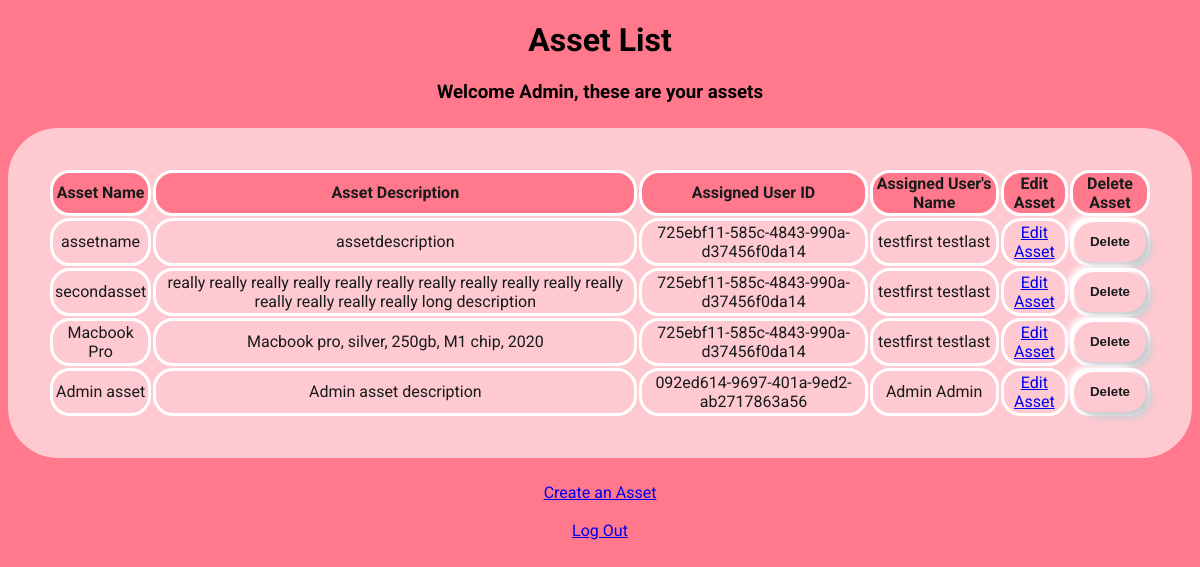
Page /assets/092ed614-9697-401a-9ed2-ab2717863a56 (signed in) on the earlier database version.
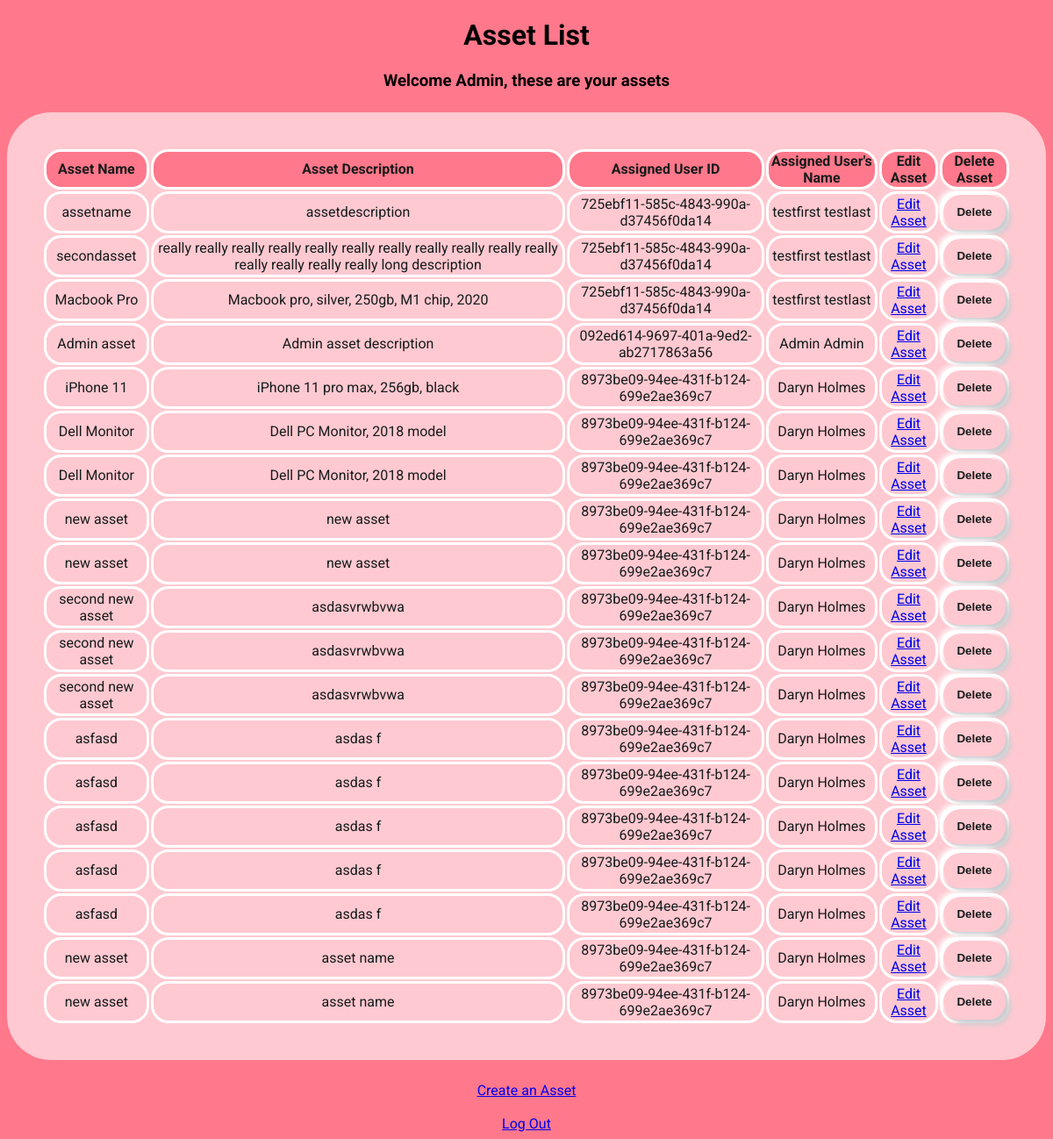
Same page on the later database version.
### app.py (models this page shows, shortened)
class User(UserMixin, db.Model):
    user_id = db.Column(db.String(50), primary_key=True)
    email = db.Column(db.String(100), unique=True, nullable=False)
    first_name = db.Column(db.String(100))
    last_name = db.Column(db.String(100))
    password = db.Column(db.String(100), nullable=False)
    is_admin = db.Column(db.Integer, default=0)
    assets = db.relationship('Asset', backref='user', lazy=True)

class Asset(UserMixin, db.Model):
    asset_id = db.Column(db.String(50), primary_key=True)
    name = db.Column(db.String(100))
    description = db.Column(db.String(1000))
    user_id = db.Column(db.String(50), db.ForeignKey(
        "user.user_id"), nullable=False)

### app.py (the view)
@app.route("/assets/<user_id>")
@login_required
def assets(user_id):
    user = User.query.get(user_id)
    if user:
        if current_user.is_admin:
            assets = Asset.query.all()
            return render_template('assets.html', user=user, assets=assets)
        else:
            assets = user.assets
            return render_template('assets.html', user=user, assets=assets)
    else:
        return "User not found"

### app.py (called while the page is built)
@login_manager.user_loader
def load_user(user_id):
    return User.query.get((user_id))

### templates/assets.html (shortened to what this page needs)
<!DOCTYPE html>
<html>
<head>
    <link rel="stylesheet" href="/static/assets.css">
</head>
<body>
    <h1>Asset List</h1>
    <h3>Welcome {{ current_user.first_name }}, these are your assets</h3>
    <table class="assets-table">
        <tr>
            <th>Asset Name</th>
            <th>Asset Description</th>
            <th>Assigned User ID</th>
            {% if current_user.is_admin %}
            <th>Assigned User's Name</th>
            {% endif %}
            <th>Edit Asset</th>
            {% if current_user.is_admin %}
            <th>Delete Asset</th>
            {% endif %}
        </tr>
        {% for asset in assets %}
        <tr>
            <td>{{ asset.name }}</td>
            <td>{{ asset.description }}</td>
            <td>{{ asset.user_id }}</td>
            {% if current_user.is_admin %}
            <td>{{ asset.user.first_name }} {{ asset.user.last_name }}</td>
            {% endif %}
            <td>
                <a href="{{ url_for('edit_asset', user_id=current_user.user_id, asset_id=asset.asset_id) }}">Edit Asset</a>
            </td>
            {% if current_user.is_admin %}
            <td>
                <form method="POST" action="{{ url_for('delete_asset', user_id=user.user_id, asset_id=asset.asset_id) }}" class="deleteForm">
                    <button>Delete</button>
                </form>
            </td>
            {% endif %}
        </tr>
        {% endfor %}
    </table>
    <a href="{{ url_for('create_asset') }}">Create an Asset</a>
    <br>
    <br>
    <a href="{{ url_for('logout') }}" id="logoutButton">Log Out</a>
</body>
</html>

### static/assets.css (style rules this page uses)
body { background: #FF788B; text-align: center; justify-content: center; align-items:flex-start; font-family: roboto; }
table { background-color: #FFC9D1; width: 100%; margin: 25px auto; border-radius: 50px; padding: 40px; box-sizing: border-box; background: #FFC9D1; color: #171B1B; }
th { border: solid white; border-radius: 20px; background-color: #FF788B; }
td { border: solid white; border-radius: 20px; }
button { color: #171B1B; background: #FFC9D1; height: 40px; border-radius: 20px; cursor: pointer; font-weight: 900; box-shadow: 6px 6px 6px #cbced1, -6px -6px 6px white; transition: 0.5s; display: block; width: 100%; padding: 0; border: none; outline: none; box-sizing: border-box; }

Differences in the rows shown:
added Asset: name "iPhone 11", description "iPhone 11 pro max, 256gb, black", user_id "8973be09-94ee-431f-b124-699e2ae369c7", user.first_name "Daryn", user.last_name "Holmes"
added Asset: name "Dell Monitor", description "Dell PC Monitor, 2018 model", user_id "8973be09-94ee-431f-b124-699e2ae369c7", user.first_name "Daryn", user.last_name "Holmes"
added Asset: name "Dell Monitor", description "Dell PC Monitor, 2018 model", user_id "8973be09-94ee-431f-b124-699e2ae369c7", user.first_name "Daryn", user.last_name "Holmes"
added Asset: name "new asset", description "new asset", user_id "8973be09-94ee-431f-b124-699e2ae369c7", user.first_name "Daryn", user.last_name "Holmes"
added Asset: name "new asset", description "new asset", user_id "8973be09-94ee-431f-b124-699e2ae369c7", user.first_name "Daryn", user.last_name "Holmes"
added Asset: name "second new asset", description "asdasvrwbvwa", user_id "8973be09-94ee-431f-b124-699e2ae369c7", user.first_name "Daryn", user.last_name "Holmes"
added Asset: name "second new asset", description "asdasvrwbvwa", user_id "8973be09-94ee-431f-b124-699e2ae369c7", user.first_name "Daryn", user.last_name "Holmes"
added Asset: name "second new asset", description "asdasvrwbvwa", user_id "8973be09-94ee-431f-b124-699e2ae369c7", user.first_name "Daryn", user.last_name "Holmes"
added Asset: name "asfasd", description "asdas f", user_id "8973be09-94ee-431f-b124-699e2ae369c7", user.first_name "Daryn", user.last_name "Holmes"
added Asset: name "asfasd", description "asdas f", user_id "8973be09-94ee-431f-b124-699e2ae369c7", user.first_name "Daryn", user.last_name "Holmes"
added Asset: name "asfasd", description "asdas f", user_id "8973be09-94ee-431f-b124-699e2ae369c7", user.first_name "Daryn", user.last_name "Holmes"
added Asset: name "asfasd", description "asdas f", user_id "8973be09-94ee-431f-b124-699e2ae369c7", user.first_name "Daryn", user.last_name "Holmes"
added Asset: name "asfasd", description "asdas f", user_id "8973be09-94ee-431f-b124-699e2ae369c7", user.first_name "Daryn", user.last_name "Holmes"
added Asset: name "new asset", description "asset name", user_id "8973be09-94ee-431f-b124-699e2ae369c7", user.first_name "Daryn", user.last_name "Holmes"
added Asset: name "new asset", description "asset name", user_id "8973be09-94ee-431f-b124-699e2ae369c7", user.first_name "Daryn", user.last_name "Holmes"
